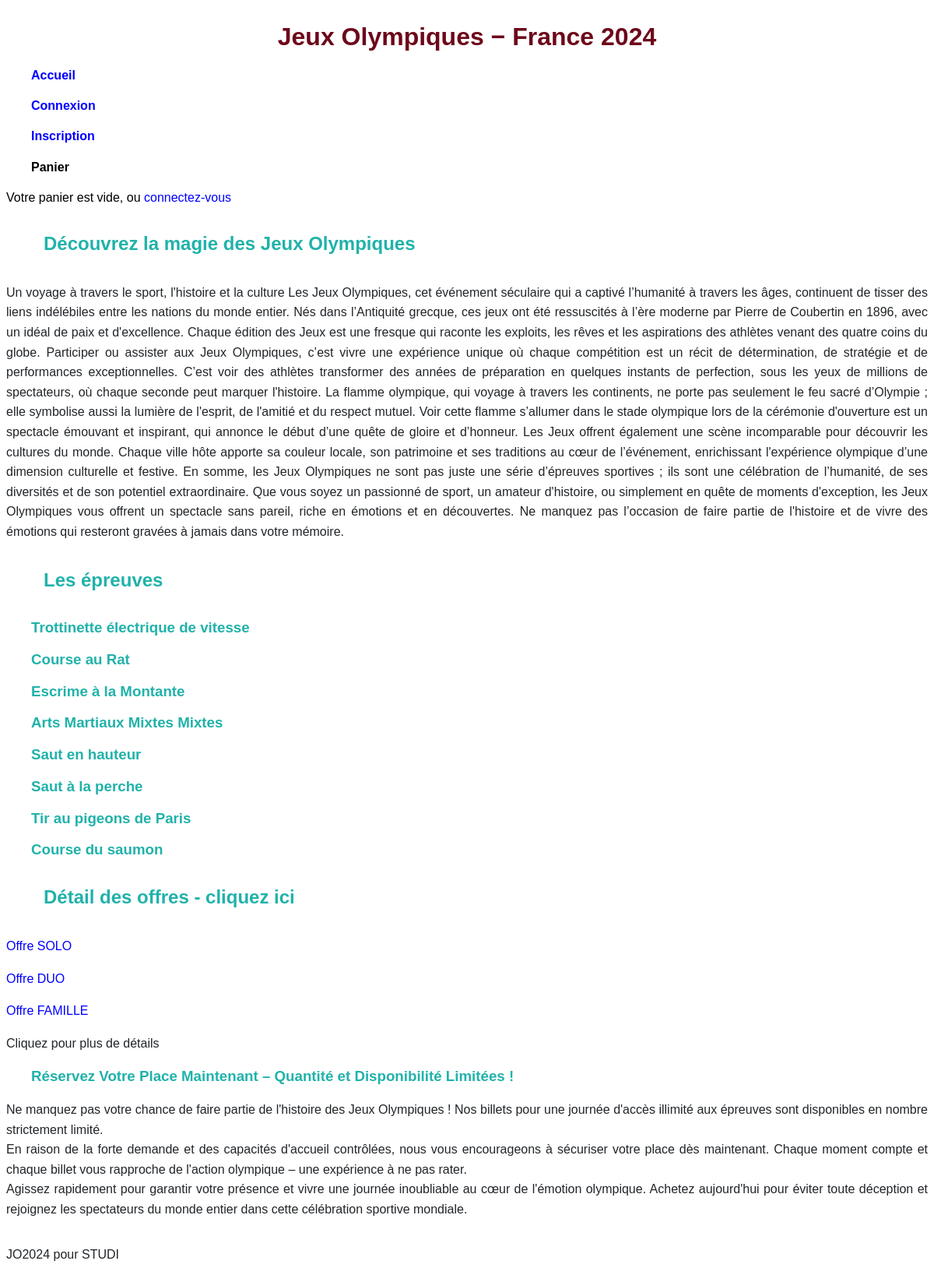
The page / on the database its author committed.
### store/models.py (models this page shows, shortened)
class Epreuve(models.Model):
    titre = models.CharField(max_length=200, verbose_name="Titre de l’épreuve")
    slug = models.SlugField(max_length=128)
    description = models.TextField(verbose_name="Description de l’épreuve")
    date_epreuve = models.DateField(verbose_name="Date de l’épreuve")
    illustration = models.ImageField(upload_to="imgbank", blank=True, null=True)
    def get_absolute_url(self):
        return reverse("epreuves", kwargs={"slug": self.slug})

class OffreBillet(models.Model):
    TYPE_OFFRE_CHOICES = [
        ('SOLO', 'Solo'),
        ('DUO', 'Duo'),
        ('FAMILLE', 'Famille'),
    ]
    nom = models.CharField(max_length=100, choices=TYPE_OFFRE_CHOICES, unique=True, verbose_name="Type d’offre", null=True, blank=True)
    slug = models.SlugField(max_length=128)
    description = models.TextField(blank=True, verbose_name="Description de l’offre")
    stock = models.IntegerField(default=0)
    prix = models.DecimalField(default=0.0, max_digits=6, decimal_places=2, validators=[MinValueValidator(0.01)], verbose_name="Prix de l’offre")
    nombre_personnes = models.PositiveIntegerField(verbose_name="Nombre de personne par billet")
    epreuve = models.ForeignKey(Epreuve, null=True, related_name='offres', on_delete=models.CASCADE, verbose_name="Épreuve associée")
    def get_absolute_url(self):
        return reverse("billets", kwargs={"slug": self.slug})

### store/views.py (the view)
# urls.py: path('', accueil, name='accueil'),
def accueil(request):
    epreuves = Epreuve.objects.all()
    billets = OffreBillet.objects.all()
    return render(request, 'store/accueil.html', context={"epreuves": epreuves, "billets": billets})

### store/templates/store/accueil.html (shortened to what this page needs)
{% extends 'base.html' %}
{% block content %}
<h2>Découvrez la magie des Jeux Olympiques</h2>
<p>Un voyage à travers le sport, l'histoire et la culture
    Les Jeux Olympiques, cet événement séculaire qui a captivé l’humanité à travers les âges, continuent de tisser des liens indélébiles entre les nations du monde entier.
    Nés dans l’Antiquité grecque, ces jeux ont été ressuscités à l’ère moderne par Pierre de Coubertin en 1896, avec un idéal de paix et d'excellence. Chaque édition des Jeux est une fresque qui raconte les exploits, les rêves et les aspirations des athlètes venant des quatre coins du globe.
    Participer ou assister aux Jeux Olympiques, c’est vivre une expérience unique où chaque compétition est un récit de détermination, de stratégie et de performances exceptionnelles. C’est voir des athlètes transformer des années de préparation en quelques instants de perfection, sous les yeux de millions de spectateurs, où chaque seconde peut marquer l'histoire.
    La flamme olympique, qui voyage à travers les continents, ne porte pas seulement le feu sacré d’Olympie ; elle symbolise aussi la lumière de l'esprit, de l'amitié et du respect mutuel. Voir cette flamme s’allumer dans le stade olympique lors de la cérémonie d'ouverture est un spectacle émouvant et inspirant, qui annonce le début d’une quête de gloire et d’honneur.
    Les Jeux offrent également une scène incomparable pour découvrir les cultures du monde. Chaque ville hôte apporte sa couleur locale, son patrimoine et ses traditions au cœur de l’événement, enrichissant l'expérience olympique d’une dimension culturelle et festive.
    En somme, les Jeux Olympiques ne sont pas juste une série d’épreuves sportives ; ils sont une célébration de l’humanité, de ses diversités et de son potentiel extraordinaire. Que vous soyez un passionné de sport, un amateur d'histoire, ou simplement en quête de moments d'exception, les Jeux Olympiques vous offrent un spectacle sans pareil, riche en émotions et en découvertes. Ne manquez pas l’occasion de faire partie de l'histoire et de vivre des émotions qui resteront gravées à jamais dans votre mémoire.</p>
    <a href="{% url 'liste_epreuves' %}"><h2>Les épreuves</h2></a>
{% for epreuve in epreuves %}
<a href="{{ epreuve.get_absolute_url }}"><h3>{{ epreuve.titre }}</h3></a>
{% endfor %}
<h2>Détail des offres - cliquez ici</h2>
{% for offrebillet in billets %}
    <p><a href="{{ offrebillet.get_absolute_url }}">Offre {{ offrebillet.nom }}</a></p>
{% endfor %}
<p>Cliquez pour plus de détails</p>
<h3>Réservez Votre Place Maintenant – Quantité et Disponibilité Limitées !</h3>
<p>Ne manquez pas votre chance de faire partie de l'histoire des Jeux Olympiques ! Nos billets pour une journée d'accès illimité aux épreuves sont disponibles en nombre strictement limité.<br>En raison de la forte demande et des capacités d'accueil contrôlées, nous vous encourageons à sécuriser votre place dès maintenant. Chaque moment compte et chaque billet vous rapproche de l'action olympique – une expérience à ne pas rater.<br>Agissez rapidement pour garantir votre présence et vivre une journée inoubliable au cœur de l'émotion olympique. Achetez aujourd'hui pour éviter toute déception et rejoignez les spectateurs du monde entier dans cette célébration sportive mondiale.</p>
{% endblock %}

### static/css/styles.css (style rules this page uses)
:root { --primary-color: 000; --secondary-color: #6C757D; --background-color: #F8F9FA; --text-color: #212529; }
body { display: flex; text-align: justify; background-color: fff; color: var(--text-color); font-family: 'Tahoma', sans-serif; min-height: 100vh; flex-direction: column; }
h2 { display: block; text-align: justify; margin-left: 32px; margin-right: auto; padding: 16px; color: lightseagreen; }
h3, h4, h5, h6 { display: block; text-align: justify; margin-left: 32px; margin-right: auto; color: lightseagreen; }
p { line-height: 1.6; margin-bottom: 1em; }
a { color: blue; text-decoration: none; }

### rows shown on the page
Epreuve: titre "Trottinette électrique de vitesse"
Epreuve: titre "Course au Rat"
Epreuve: titre "Escrime à la Montante"
Epreuve: titre "Arts Martiaux Mixtes Mixtes"
Epreuve: titre "Saut en hauteur"
Epreuve: titre "Saut à la perche"
Epreuve: titre "Tir au pigeons de Paris"
Epreuve: titre "Course du saumon"
OffreBillet: nom "SOLO"
OffreBillet: nom "DUO"
OffreBillet: nom "FAMILLE"
